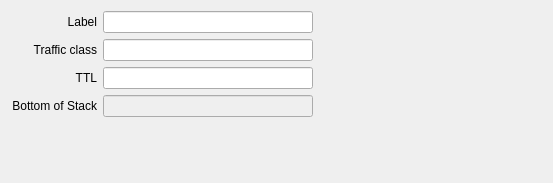
<?xml version="1.0" encoding="UTF-8"?>
<ui version="4.0">
 <class>Mpls</class>
 <widget class="QWidget" name="Mpls">
  <property name="geometry">
   <rect>
    <x>0</x>
    <y>0</y>
    <width>553</width>
    <height>183</height>
   </rect>
  </property>
  <property name="windowTitle">
   <string>Form</string>
  </property>
  <layout class="QGridLayout">
   <item row="0" column="0">
    <widget class="QLabel" name="label_22">
     <property name="text">
      <string>Label</string>
     </property>
     <property name="alignment">
      <set>Qt::AlignRight|Qt::AlignTrailing|Qt::AlignVCenter</set>
     </property>
     <property name="buddy">
      <cstring>mplsLabel</cstring>
     </property>
    </widget>
   </item>
   <item row="0" column="1">
    <widget class="QLineEdit" name="mplsLabel">
     <property name="inputMask">
      <string/>
     </property>
     <property name="text">
      <string/>
     </property>
     <property name="maxLength">
      <number>7</number>
     </property>
    </widget>
   </item>
   <item row="1" column="0">
    <widget class="QLabel" name="label_24">
     <property name="text">
      <string>Traffic class</string>
     </property>
     <property name="alignment">
      <set>Qt::AlignRight|Qt::AlignTrailing|Qt::AlignVCenter</set>
     </property>
     <property name="buddy">
      <cstring>mplsExp</cstring>
     </property>
    </widget>
   </item>
   <item row="1" column="1">
    <widget class="QLineEdit" name="mplsExp">
     <property name="inputMask">
      <string/>
     </property>
     <property name="maxLength">
      <number>1</number>
     </property>
    </widget>
   </item>
   <item row="1" column="3">
    <spacer>
     <property name="orientation">
      <enum>Qt::Horizontal</enum>
     </property>
     <property name="sizeHint" stdset="0">
      <size>
       <width>40</width>
       <height>20</height>
      </size>
     </property>
    </spacer>
   </item>
   <item row="4" column="2">
    <spacer>
     <property name="orientation">
      <enum>Qt::Vertical</enum>
     </property>
     <property name="sizeHint" stdset="0">
      <size>
       <width>20</width>
       <height>40</height>
      </size>
     </property>
    </spacer>
   </item>
   <item row="2" column="1">
    <widget class="QLineEdit" name="mplsTtl">
     <property name="enabled">
      <bool>true</bool>
     </property>
     <property name="text">
      <string/>
     </property>
     <property name="maxLength">
      <number>3</number>
     </property>
    </widget>
   </item>
   <item row="3" column="1">
    <widget class="QLineEdit" name="mplsBos">
     <property name="enabled">
      <bool>false</bool>
     </property>
     <property name="text">
      <string/>
     </property>
     <property name="maxLength">
      <number>1</number>
     </property>
    </widget>
   </item>
   <item row="2" column="0">
    <widget class="QLabel" name="label_27">
     <property name="text">
      <string>TTL</string>
     </property>
     <property name="alignment">
      <set>Qt::AlignRight|Qt::AlignTrailing|Qt::AlignVCenter</set>
     </property>
     <property name="buddy">
      <cstring>mplsTtl</cstring>
     </property>
    </widget>
   </item>
   <item row="3" column="0">
    <widget class="QLabel" name="label_28">
     <property name="text">
      <string>Bottom of Stack</string>
     </property>
     <property name="alignment">
      <set>Qt::AlignRight|Qt::AlignTrailing|Qt::AlignVCenter</set>
     </property>
     <property name="buddy">
      <cstring>mplsTtl</cstring>
     </property>
    </widget>
   </item>
  </layout>
 </widget>
 <tabstops>
  <tabstop>mplsLabel</tabstop>
  <tabstop>mplsExp</tabstop>
  <tabstop>mplsTtl</tabstop>
 </tabstops>
 <resources/>
 <connections/>
</ui>
